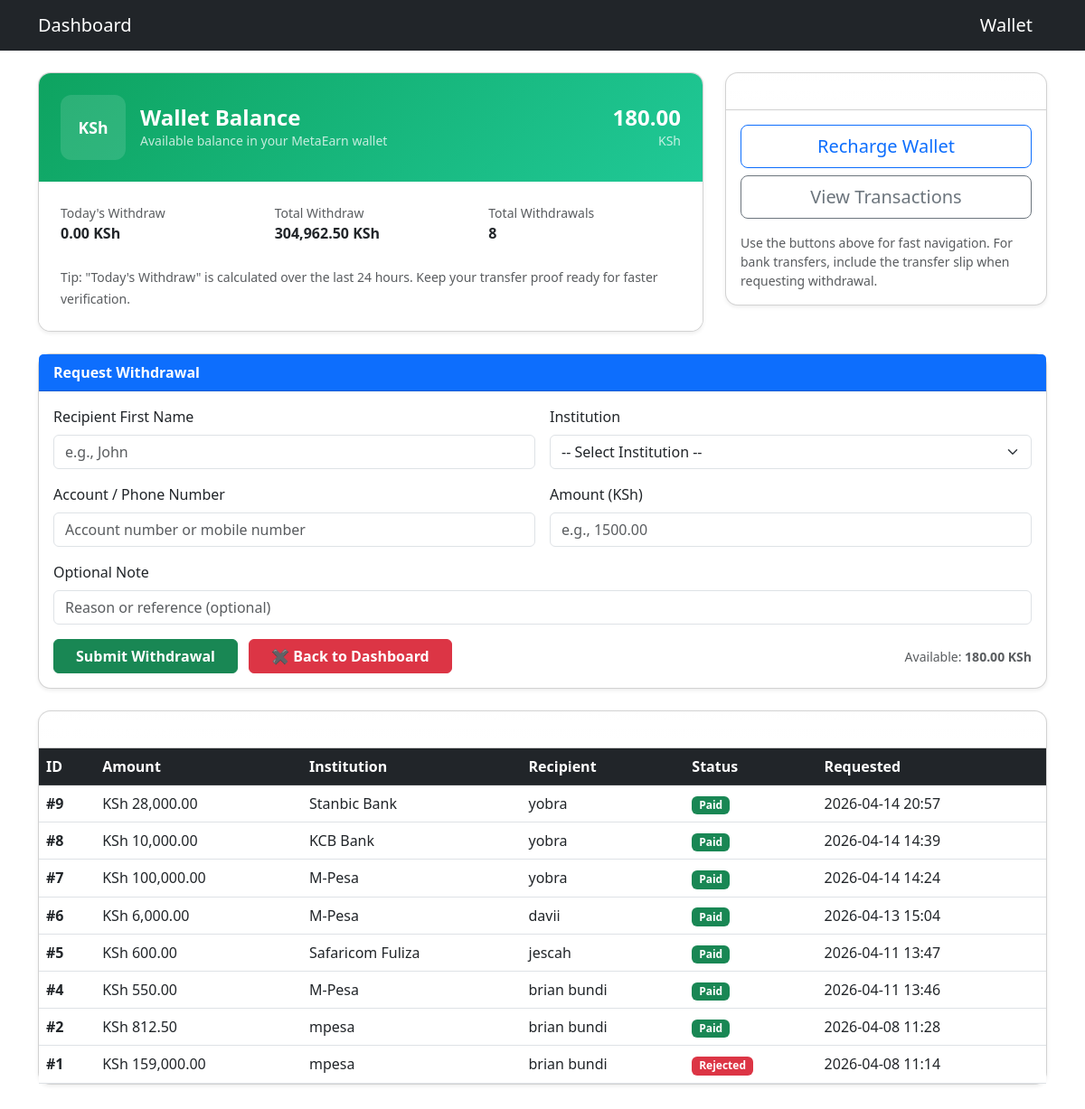
Page /withdraw (signed in) on the earlier database version.
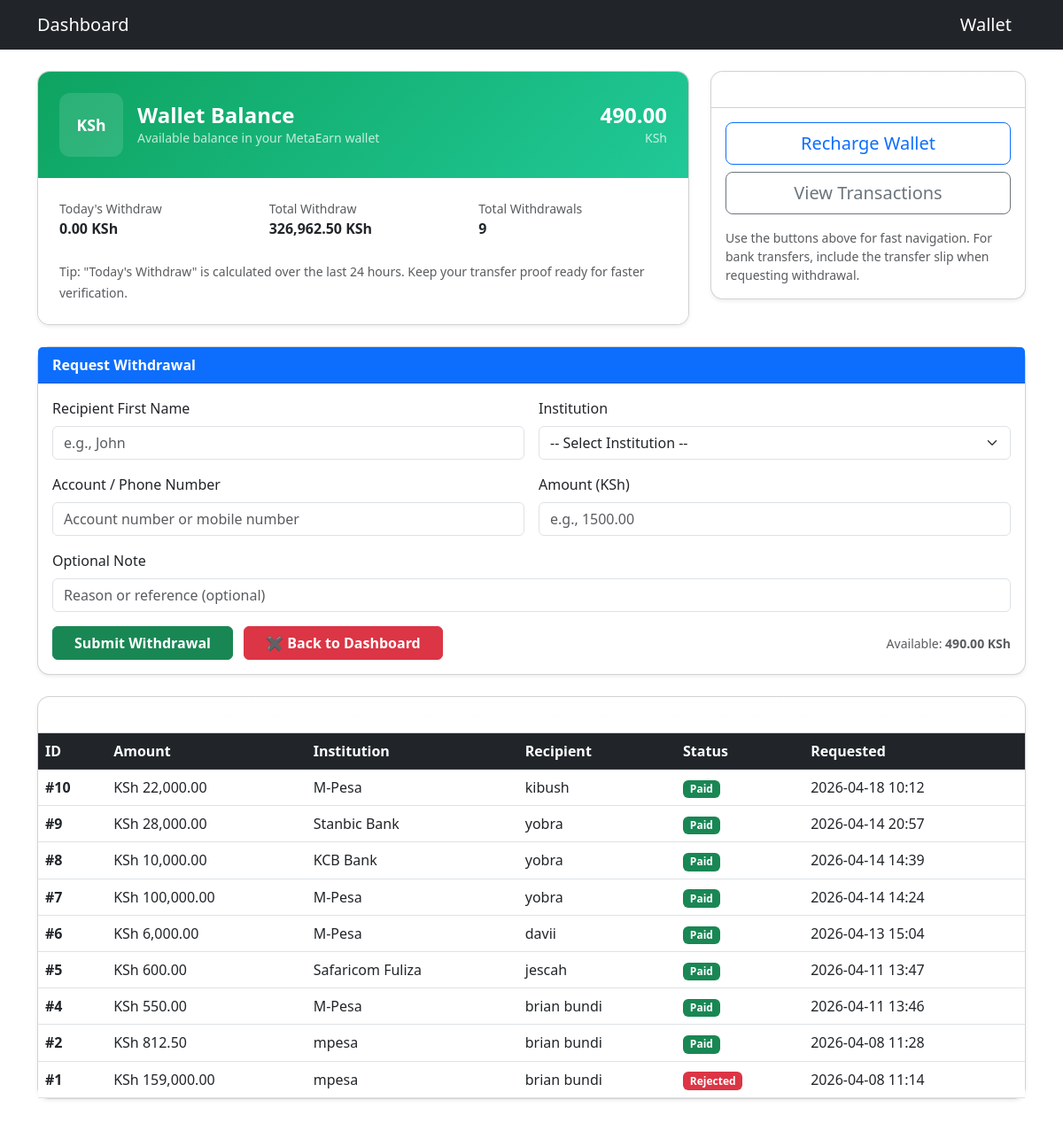
Same page on the later database version.
### models.py (models this page shows, shortened)
class User(db.Model, UserMixin):
    __tablename__ = "user"
    id = db.Column(db.Integer, primary_key=True)
    email = db.Column(db.String(120), unique=True, nullable=False)
    password = db.Column(db.String(200), nullable=False)
    is_admin = db.Column(db.Boolean, default=False, nullable=False)
    tutorial_seen = db.Column(db.Boolean, default=False, nullable=False)
    wallet_balance = db.Column(db.Float, default=0.0, nullable=False)
    total_views = db.Column(db.Integer, default=0, nullable=False)
    total_earnings = db.Column(db.Float, default=0.0, nullable=False)
    total_withdraw = db.Column(db.Float, default=0.0, nullable=False)
    total_recharge = db.Column(db.Float, default=0.0, nullable=False)
    profile_image = db.Column(db.String(200))
    last_checkin = db.Column(db.DateTime, nullable=True)
    referral_code = db.Column(
        db.String(20),
        unique=True,
        default=lambda: str(uuid.uuid4())[:8],
        nullable=False
    )
    referred_by = db.Column(db.Integer, db.ForeignKey("user.id"), nullable=True)
    referrals = db.relationship("User", backref=db.backref("referrer", remote_side=[id]))
    recharges = db.relationship("Recharge", back_populates="user", lazy=True)
    withdrawals = db.relationship("Withdrawal", back_populates="user", lazy=True)
    purchases = db.relationship("Purchase", back_populates="user", lazy=True)

class Withdrawal(db.Model):
    __tablename__ = "withdrawals"
    id = db.Column(db.Integer, primary_key=True)
    user_id = db.Column(db.Integer, db.ForeignKey("user.id"), nullable=False)
    account_number = db.Column(db.String(100), nullable=False)
    recipient_name = db.Column(db.String(100), nullable=False)
    bank_name = db.Column(db.String(100), nullable=False)
    amount = db.Column(db.Float, nullable=False)
    status = db.Column(db.String(50), default="Pending", nullable=False)
    note = db.Column(db.String(255), nullable=True)
    created_at = db.Column(db.DateTime, default=db.func.now(), nullable=False)
    user = db.relationship("User", back_populates="withdrawals")

### app.py (the view, shortened to what this page needs)
@app.route('/withdraw', methods=['GET', 'POST'])
@login_required
def withdraw():
    try:
        now = datetime.utcnow()
        last_24h = now - timedelta(hours=24)
        todays_withdraw = db.session.query(
            func.coalesce(func.sum(Withdrawal.amount), 0.0)
        ).filter(
            Withdrawal.user_id == current_user.id,
            Withdrawal.created_at >= last_24h
        ).scalar() or 0.0
        total_withdraw = db.session.query(
            func.coalesce(func.sum(Withdrawal.amount), 0.0)
        ).filter(
            Withdrawal.user_id == current_user.id
        ).scalar() or 0.0
        withdrawals = Withdrawal.query.filter_by(user_id=current_user.id).order_by(Withdrawal.created_at.desc()).all()
        try:
            transactions_url = url_for('transactions')
        except Exception:
            transactions_url = None
        return render_template(
            'withdraw.html',
            current_user=current_user,
            withdrawals=withdrawals,
            todays_withdraw=todays_withdraw,
            total_withdraw=total_withdraw,
            transactions_url=transactions_url
        )
    except Exception as e:
        traceback.print_exc()
        flash('An error occurred while loading withdrawals. Try again later.', 'withdrawal')
        return render_template(
            'withdraw.html',
            current_user=current_user,
            withdrawals=[],
            todays_withdraw=0.0,
            total_withdraw=0.0,
            transactions_url=None
        )

### app.py (called while the page is built)
@login_manager.user_loader
def load_user(user_id):
    return User.query.get(int(user_id))

@app.before_request
def restrict_admin_pages():
    if request.path.startswith("/admin"):
        if not current_user.is_authenticated:
            return redirect(url_for("login"))
        if not getattr(current_user, "is_admin", False):
            return "Unauthorized", 403

### templates/withdraw.html (shortened to what the changed rows need)
{% extends "base.html" %}
{% block content %}
<div class="row g-4 mb-4">
  <div class="col-12 col-lg-8">
    <div class="card shadow-sm" style="border-radius:14px; overflow:hidden;">
      <div class="d-flex align-items-center p-4" style="background:linear-gradient(135deg,#0ea360,#20c997); color:#fff;">
        <div class="ms-auto text-end">
          <div class="h4 mb-0 fw-bold">
            {{ '{:,.2f}'.format((current_user.wallet_balance|default(0))|float) }}
          </div>
          <div class="small opacity-75">KSh</div>
        </div>
      </div>
      <div class="p-4 bg-white">
        <div class="row">
          <div class="col-6 col-md-4 mb-3">
            <div class="small text-muted">Total Withdraw</div>
            <div class="fw-bold">
              {{ '{:,.2f}'.format((total_withdraw|default(0))|float) }} KSh
            </div>
          </div>
          <div class="col-12 col-md-4 mb-3">
            <div class="small text-muted">Total Withdrawals</div>
            <div class="fw-bold">{{ (withdrawals|length) if withdrawals is defined else 0 }}</div>
          </div>
        </div>
      </div>
    </div>
  </div>
</div>
<div class="card mb-4 shadow-sm" style="border-radius:14px;">
  <div class="card-body">
    <form id="withdrawForm" method="POST" class="row g-3" novalidate>
      <div class="col-12 d-flex justify-content-between align-items-center">
        <div class="text-end">
          <small class="text-muted">Available: <strong>
            {{ '{:,.2f}'.format((current_user.wallet_balance|default(0))|float) }} KSh
          </strong></small>
        </div>
      </div>
    </form>
  </div>
</div>
<div class="card shadow-sm mb-5" style="border-radius:14px;">
  <div class="card-body p-0">
    <div class="table-responsive" style="max-height:520px; overflow:auto;">
      <table class="table table-hover mb-0 align-middle">
        <thead class="table-dark">
          <tr>
            <th scope="col">ID</th>
            <th scope="col">Amount</th>
            <th scope="col">Institution</th>
            <th scope="col">Recipient</th>
            <th scope="col">Status</th>
            <th scope="col">Requested</th>
          </tr>
        </thead>
        <tbody>
          {% if withdrawals is not defined or withdrawals|length == 0 %}
            <tr>
              <td colspan="6" class="text-center py-4 text-muted">You have no withdrawal requests yet.</td>
            </tr>
          {% else %}
            {% for w in withdrawals %}
              <tr>
                <td class="fw-bold">#{{ w.id }}</td>
                <td>KSh {{ '{:,.2f}'.format((w.amount|default(0))|float) }}</td>
                <td>{{ w.bank_name }}</td>
                <td>{{ w.recipient_name }}</td>
                <td>
                  {% set status = (w.status or '')|string %}
                  {% if status == 'Paid' %}
                    <span class="badge bg-success">Paid</span>
                  {% elif status == 'Pending' %}
                    <span class="badge bg-warning text-dark">Pending</span>
                  {% elif status == 'Rejected' %}
                    <span class="badge bg-danger">Rejected</span>
                  {% else %}
                    <span class="badge bg-secondary">{{ w.status }}</span>
                  {% endif %}
                </td>
                <td>
                  {% if w.created_at is string %}
                    {{ w.created_at }}
                  {% elif w.created_at %}
                    {{ w.created_at.strftime('%Y-%m-%d %H:%M') }}
                  {% else %}
                    -
                  {% endif %}
                </td>
              </tr>
            {% endfor %}
          {% endif %}
        </tbody>
      </table>
    </div>
  </div>
</div>
{% endblock %}

Differences in the rows shown:
changed User: wallet_balance "180.00" → "490.00"
added Withdrawal: id "10", amount "22,000.00", bank_name "M-Pesa", recipient_name "kibush", status "Paid", created_at "2026-04-18 10:12"
Other differences:
{{ '{:,.2f}'.format((total_withdraw|default(0))|float) }}: "304,962.50" → "326,962.50"
{{ (withdrawals|length) if withdrawals is defined else 0 }}: "8" → "9"
